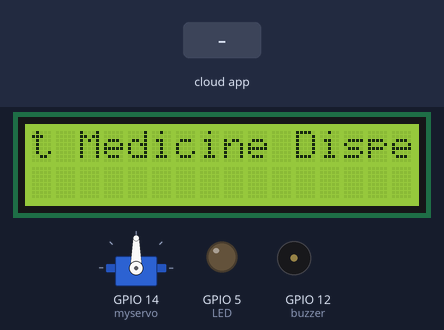
A sketch run on a simulated ESP8266 (NodeMCU). On the bench: servo, 16×2 character LCD, output pins drawn as LEDs (lit = HIGH), buzzer (waves = sounding, pin HIGH). Inputs (shaded band) come from the test bench. WiFi joins after 1.5 s; servers stay silent unless stated; no MQTT or app messages arrive unless stated; what the sketch prints to the serial monitor is not drawn.

Above: at 2.7 s.
2.8 s: the phone or cloud app sets Switch to ON
At 2.96 s:
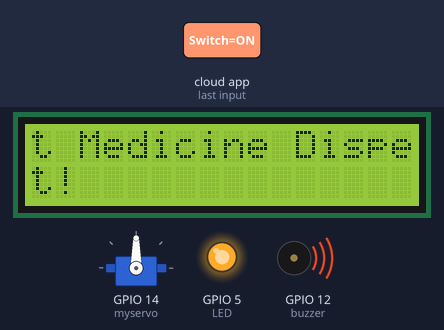
5.2 s: the phone or cloud app sets Switch to OFF
At 5.44 s:
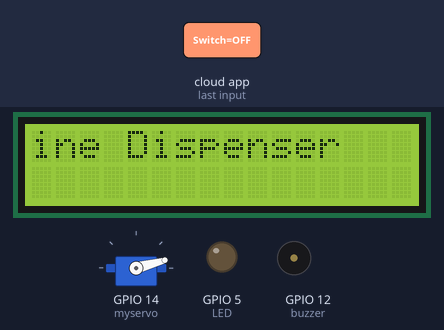
7.6 s: the phone or cloud app sets Switch to ON
At 8.11 s:
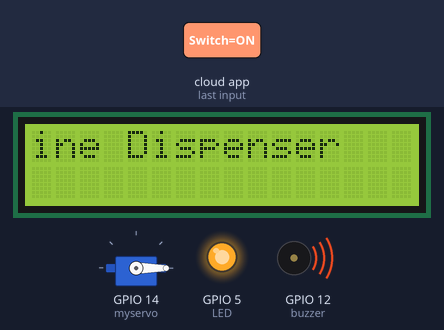
Timing chart, 0 to 10.6 s (numbered marks = the images above; inputs shaded):
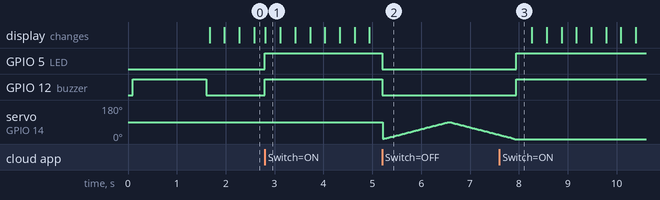

The sketch:

SWITCH.ino
```cpp
#include <ESP8266WiFi.h>
//#include <String.h>
#include "Adafruit_MQTT.h"
#include "Adafruit_MQTT_Client.h"
#include <Servo.h>
#include <Wire.h>

#include "LiquidCrystal_I2C.h"

LiquidCrystal_I2C lcd(0x27, 16, 2);

Servo myservo;  // create servo object to control a servo
// twelve servo objects can be created on most boards

int pos = 0;    // variable to store the servo position


#define LED 5
#define buzzer 12

/////////////////////////////////////////

#define WLAN_SSID       "myTectra"              //WIFI NAME
#define WLAN_PASS       "mytectra@1"              //WIFI PASSWORD

////////////////////////////////////////

#define AIO_SERVER      "io.adafruit.com"             //SERVER NAME
#define AIO_SERVERPORT  1883                          //MQTT PORT

/////////////////////////////////////////////

#define IO_USERNAME  "vinayakaswamy123"
#define IO_KEY       "ef4cfdd521d542f5b580ad2138b4a239"
/////////////////////////////////////////


WiFiClient client;
Adafruit_MQTT_Client mqtt(&client, AIO_SERVER, AIO_SERVERPORT, IO_USERNAME, IO_KEY);

////////////////////////////////////
Adafruit_MQTT_Subscribe Switch = Adafruit_MQTT_Subscribe(&mqtt, IO_USERNAME "/feeds/Switch");
Adafruit_MQTT_Publish Alert = Adafruit_MQTT_Publish(&mqtt, IO_USERNAME "/feeds/Alert");


void MQTT_connect();
void setup()
{
  myservo.attach(14);  // attaches the servo on pin 9 to the servo object
  Wire.begin(2, 0);
  lcd.begin();

  lcd.print("Smart Medicine Dispenser"); // Start Printing
  Serial.begin(9600);
  delay(10);
  pinMode(LED, OUTPUT);
  pinMode(buzzer, OUTPUT);

  Serial.println(F("Adafruit MQTT demo"));

  // Connect to WiFi access point.
  Serial.println(); Serial.println();
  Serial.print("Connecting to ");
  Serial.println(WLAN_SSID);

  WiFi.begin(WLAN_SSID, WLAN_PASS);
  while (WiFi.status() != WL_CONNECTED) {
    digitalWrite(buzzer,1);
    delay(500);
    Serial.print(".");
  }
   digitalWrite(buzzer,0);
  Serial.println();

  Serial.println("WiFi connected");
  Serial.println("IP address: "); Serial.println(WiFi.localIP());
  mqtt.subscribe(&Switch);

}
void rotate()
{
  for (pos = 0; pos <= 90; pos += 1) { // goes from 0 degrees to 180 degrees
    // in steps of 1 degree
    myservo.write(pos);              // tell servo to go to position in variable 'pos'
    delay(15);                       // waits 15ms for the servo to reach the position
  }
  for (pos = 90; pos >= 0; pos -= 1) { // goes from 180 degrees to 0 degrees
    myservo.write(pos);              // tell servo to go to position in variable 'pos'
    delay(15);                       // waits 15ms for the servo to reach the position
  }
}
void loop()
{
  if (!mqtt.connected()) {
    MQTT_connect();
  }
  lcd.setCursor(0, 0);
  lcd.scrollDisplayLeft();//builtin command to scroll left the text
  Adafruit_MQTT_Subscribe *subscription;
  while ((subscription = mqtt.readSubscription(300))) {
    if (subscription == &Switch) {
      Serial.print(F("On-Off button: "));
      Serial.println((char *)Switch.lastread);

      if (strcmp((char *)Switch.lastread, "ON") == 0) {
        digitalWrite(LED, 1);
        digitalWrite(buzzer, 1);
        Alert.publish(0);
        lcd.setCursor(0, 1);
        lcd.print("Alert!          ");
        //lcd.println("                ");

      }
      if (strcmp((char *)Switch.lastread, "OFF") == 0) {
        digitalWrite(LED, 0);
        digitalWrite(buzzer, 0);

        Alert.publish(1);
        rotate();
        lcd.setCursor(0, 1);
        //lcd.print("Collect Medicine ");
        lcd.print("                 ");
      }
    }

  }
}


void MQTT_connect() {
  Serial.println("in mqttconnect");
  int8_t ret;

  // Stop if already connected.
  if (mqtt.connected()) {
    return;
  }

  Serial.print("Connecting to MQTT... ");

  uint8_t retries = 3;
  while ((ret = mqtt.connect()) != 0) { // connect will return 0 for connected
    digitalWrite(buzzer,1);
    Serial.println(mqtt.connectErrorString(ret));
    Serial.println("Retrying MQTT connection in 5 seconds...");
    mqtt.disconnect();
    delay(5000);  // wait 5 seconds
    retries--;
    if (retries == 0) {
      // basically die and wait for WDT to reset me
      while (1);
    }
  }
  digitalWrite(buzzer,0);
  Serial.println("MQTT Connected!");
}
```

Measured:
- after the input at 2.8 s, GPIO 5 (LED), GPIO 12 (buzzer): LOW → HIGH at once; the display: changes at once (image 1)
- after the input at 5.2 s, GPIO 5 (LED), GPIO 12 (buzzer): HIGH → LOW at once
- after the input at 7.6 s, GPIO 5 (LED), GPIO 12 (buzzer): LOW → HIGH after 0.35 s
